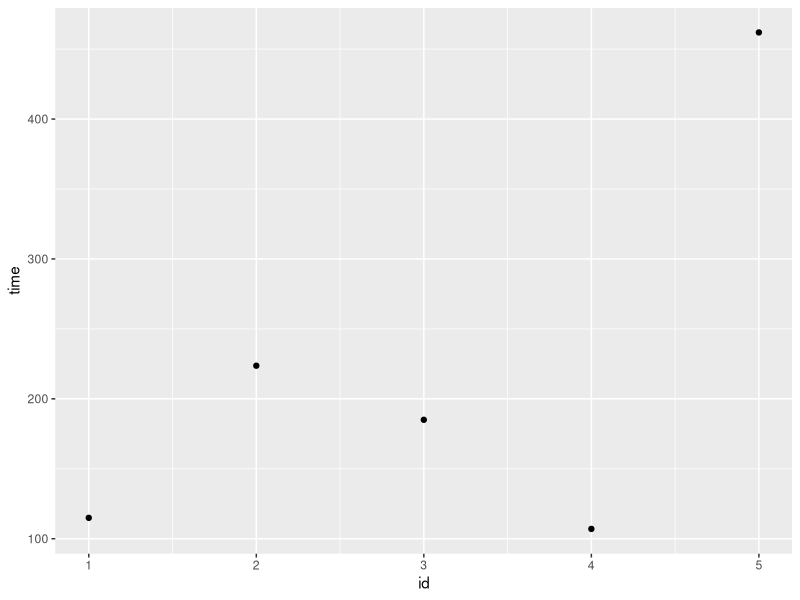

Source code (R):

# Problem 2

create_household <- function(address,number_of_devices){
  stopifnot(is.character(address),
            is.numeric(number_of_devices), number_of_devices > 0,
            number_of_devices %% 1 == 0)
  
  id <- 1:number_of_devices
  time <- rep( 0 , times = number_of_devices)
  connection_rate <- runif( number_of_devices, min = 0, max = 1)
  
  df <- data.frame( "id" = id,
                    "time" = time,
                    "connection_rate" = connection_rate)
  
  output <- list( "df" = df)
  
  class(output) <- "household"
  return(output)
  
}

household_1 <- create_household(address="Circle Drive 3",number_of_devices=5)

simulate_internet_usage <- function(household, number_of_days){
  stopifnot( class(household) == "household",
             is.numeric(number_of_days), number_of_days > 1,
             number_of_days %% 1 == 0)
  
  
  for (i in 1:number_of_days){
    for (j in 1:length(household$df$id)){
      household$df$time[j] <- household$df$time[j] + rexp(1, household$df$connection_rate[j])
    }
  }
  
  return(household)
}

household_1 <- simulate_internet_usage(household_1,100)

library(ggplot2)
plot.household <- function(household){
  stopifnot( class(household) == "household")
  
  ggplot(household$df, aes( x = id, y = time)) + geom_point()
  
}

plot(household_1)

################################################################################

# Problem 3

# a)

scalar_product <- function(x,y){
  stopifnot(is.numeric(x), is.numeric(y),
            length(x) == length(y))
  
  s <- 0
  
  for (i in 1:length(x)){
    
    s <- s + x[i]*y[i]
    
  }
  
  return(s)
}

x<-1:4
y<-5:8
scalar_product(x,y)

# b) length(x)

# c)

testthat::test_that(" Compare my scalar_product with %*%",
                    {x<-1:4
                     y<-5:8
                     testthat::expect_true( scalar_product(x,y) == x%*%y)
                    })
